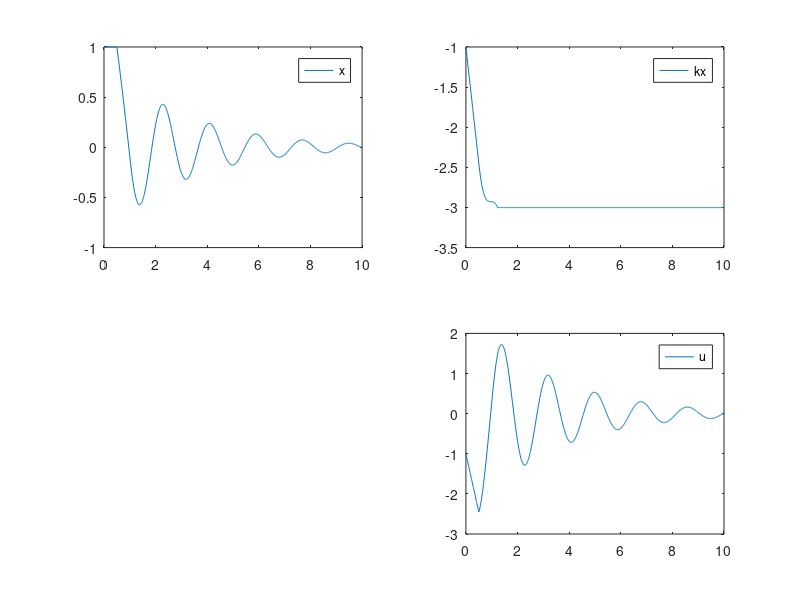

This figure's MATLAB source:
% Demo of time delay in MRAC for first order siso system
% Dr Nhan Nguyen Text on MRAC section 8.3
% Includes fix of projection method section 9.2
%
% Joe Chai 2019
%
% This script is supposed to show the effects of time-delay on robustness
% of MRAC. Instability can result when adaptive parameter exceeds a limit.

clearvars
clear all
% define system
a = -1; b = 1; td = 0.5; 
am = -2; bm = 2;

% sim params
dt = 0.01;
t = 0:dt:10;
t_buff = td/dt;
x     = zeros(length(t),1); x(1) = 1;
u     = zeros(length(t),1);
kx    = zeros(length(t),1); kx(1) = (am - a)/b;
w     = zeros(length(t),1);
r = 0;

% adaptive parameters
gam_x = 2.9; % 2 still stable, 2.9 unstable

% projection method Example 9.2
g = @(k) abs(k - 0) - 3;
use_projection_method = true; % toggle between true and false to test

% run smulation
for i=2:length(t)
    % control law
    u(i-1) = kx(i-1)*x(i-1);
    % adaptive law
    if (g(kx(i-1)) < 0 || (abs(g(kx(i-1)) - 0)<0.001 && -x(i-1)*x(i-1)*b*1 <= 0)) ...
        || use_projection_method==false
    
        kxdot = -gam_x * x(i-1) * x(i-1) * b;
    else
        kxdot = 0; % del(g_k) = 1 so the projection is zero
    end
    % compute relevant dynamics
    if t(i) > td
        xdot     = a*x(i-1) + b*u(i-1-t_buff);
    else
        xdot = 0;
    end
    % integrating/updating 
    x(i)     = x(i-1) + xdot*dt;
    kx(i)    = kx(i-1) + kxdot*dt;
end

figure('visible','on');
subplot(2,2,1)
plot(t,x);
legend('x')
subplot(2,2,2)
plot(t,kx);
legend('kx')
subplot(2,2,4)
plot(t,u)
legend('u')
